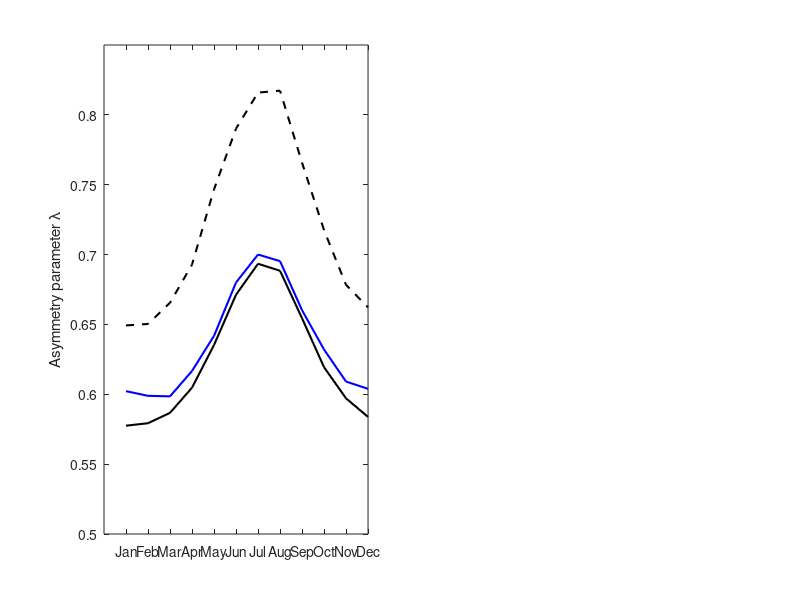

Reproduce this figure in MATLAB. (Note: this script raises an error after producing the figure.)
% plot the asymmetry at 500hPA for ncep2, erai, era5 for years 2009-2018 and the
% asymmetry predicted by the moist modal theory vs. moist turbulent theory

close all; clear

% averaging window

latN = 60; latS = 40;
lv =500;

% ncep2

load('data_ncep2/asymmetry_ncep2_xt.mat');
load('data_ncep2/asymmetry_ncep2_x.mat')

[~,lat30] = min(abs(lat-latS)); [~,latm30] = min(abs(lat+latS));
[~,lat70] = min(abs(lat-latN)); [~,latm70] = min(abs(lat+latN));

[~,p500] = min(abs(level-lv));

lambda_ncep2_NH_x = squeeze(mean(lambda_ncep2_x(lat70:lat30,p500,:),1));
lambda_ncep2_SH_x = squeeze(mean(lambda_ncep2_x(latm30:latm70,p500,:),1));

lambda_ncep2_NH_xt = squeeze(mean(lambda_ncep2_xt(lat70:lat30,p500,:),1));
lambda_ncep2_SH_xt = squeeze(mean(lambda_ncep2_xt(latm30:latm70,p500,:),1));

clear('level','lat','p500','lat30','lat70','latm30','latm70',...
    'lambda_ncep2_x','lambda_ncep2_xt');

% erai

load('data_erai/asymmetry_erai_NH_x.mat'); 
load('data_erai/asymmetry_erai_NH_xt.mat'); 

[~,lat30] = min(abs(lat-latS)); 
[~,lat70] = min(abs(lat-latN)); 

[~,p500] = min(abs(level-lv));

lambda_erai_NH_x = squeeze(mean(lambda_erai_NH_x(lat70:lat30,p500,:),1));
lambda_erai_NH_xt = squeeze(mean(lambda_erai_NH_xt(lat70:lat30,p500,:),1));

clear('level','lat','p500','lat30','lat70')

load('data_erai/asymmetry_erai_SH_x.mat'); 
load('data_erai/asymmetry_erai_SH_xt.mat');

[~,latm30] = min(abs(lat+latS));
[~,latm70] = min(abs(lat+latN));

[~,p500] = min(abs(level-lv));

lambda_erai_SH_x = squeeze(mean(lambda_erai_SH_x(latm30:latm70,p500,:),1));
lambda_erai_SH_xt = squeeze(mean(lambda_erai_SH_xt(latm30:latm70,p500,:),1));

clear('level','lat','p500','latm30','latm70')

% era5

load('data_era5/asymmetry_era5_NH_x.mat'); 
load('data_era5/asymmetry_era5_NH_xt.mat'); 

[~,lat30] = min(abs(lat-latS)); 
[~,lat70] = min(abs(lat-latN)); 
 
[~,p500] = min(abs(level-lv));


lambda_era5_NH_x = squeeze(mean(lambda_era5_NH_x(lat70:lat30,p500,:),1));
lambda_era5_NH_xt = squeeze(mean(lambda_era5_NH_xt(lat70:lat30,p500,:),1));

clear('level','lat','p500','lat30','lat70')

load('data_era5/asymmetry_era5_SH_x.mat'); 
load('data_era5/asymmetry_era5_SH_xt.mat');

[~,latm30] = min(abs(lat+latS));
[~,latm70] = min(abs(lat+latN));

[~,p500] = min(abs(level-lv));

lambda_era5_SH_x = squeeze(mean(lambda_era5_SH_x(latm30:latm70,p500,:),1));
lambda_era5_SH_xt = squeeze(mean(lambda_era5_SH_xt(latm30:latm70,p500,:),1));

clear('level','lat','p500','lat30','lat70')

% load theory

% load('data_theory/theory_NH.mat'); 
% load('data_theory/theory_SH.mat');
load('data_theory/theory_NH_complete2.mat'); 
load('data_theory/theory_SH_complete2.mat');
% load('data_theory/theory_NH_randn.mat'); 
% load('data_theory/theory_SH_randn.mat');
% load('data_theory/theory_NH_sin_k_rhs.mat');
% load('data_theory/theory_SH_sin_k_rhs.mat');
% % 
% 
% lambda_NH_theory_mid = lambda_NH_theory_500;
% lambda_SH_theory_mid = lambda_SH_theory_500;
% r_mid_NH = r_500_NH;
% r_mid_SH = r_500_SH;

lambda_NH_theory = lambda_NH_theory_mid;
lambda_SH_theory = lambda_SH_theory_mid;

load('data_theory/modal_theory_nh_N800_L32pi.mat');
lambda_NH_modal_theory = lambda; clear('lambda');
lambda_NH_modal_ZG = 1./(1+sqrt(r_mid_NH));
lambda_NH_modal_PG = 1./(1+r_mid_NH);
load('data_theory/modal_theory_sh_N800_L32pi.mat');
lambda_SH_modal_theory = lambda; clear('lambda');
lambda_SH_modal_ZG = 1./(1+sqrt(r_mid_SH));
lambda_SH_modal_PG = 1./(1+r_mid_SH);


% hfig = figure(1);
% pos = get(hfig,'position');
% set(hfig,'position',pos.*[.5 1 2 1])
% 
% subplot(1,2,1)
% 
% plot(lambda_ncep2_NH_x,'Linewidth',1.5,'Color','m'); hold on
% plot(lambda_ncep2_NH_xt,'Linewidth',1.5,'Color','m','linestyle',':'); hold on;
% plot(lambda_erai_NH_x,'Linewidth',1.5,'Color','r'); hold on;
% plot(lambda_erai_NH_xt,'linewidth',1.5,'Color','r','linestyle',':'); hold on;
% plot(lambda_era5_NH_x,'linewidth',1.5,'Color','g'); hold on;
% plot(lambda_era5_NH_xt,'linewidth',1.5,'Color','g','Linestyle',':'); hold on;
% plot(lambda_NH_theory,'linewidth',1.5,'Color','k'); hold on;
% plot(lambda_NH_modal_theory,'linewidth',1.5,'Color','k','Linestyle',':');hold on
% plot(lambda_NH_modal_ZG,'linewidth',1.5,'Color','k','Linestyle','--');hold on
% plot(lambda_NH_modal_PG,'linewidth',1.5,'Color','k','Linestyle','-.');hold on
% ylabel('\lambda'); ylim([0.5 1.0]) 
% set(gca,'xtick',1:12,...
%  'xticklabel',{'Jan','Feb','Mar','Apr','May','Jun','Jul','Aug','Sep','Oct','Nov','Dec'})
% set(gca,'Fontsize',10)
% legend('NCEP2(x)','NCEP2(xt)','ERAI(x)','ERAI(xt)','ERA5(x)','ERA5(xt)','Turb','Modal','ZG','PG','Location','Northwest'); legend boxoff
% %legend('NCEP2(x)','NCEP2(xt)','ERAI(x)','ERAI(xt)','ERA5(x)','ERA5(xt)','Turb','Modal','PG','Location','Northwest'); legend boxoff
% title(['\lambda (',num2str(lv),'hPa): ',num2str(latS),'-',num2str(latN),' NH'])
% set(gca,'box','off')
% 
% subplot(1,2,2)
% 
% plot(lambda_ncep2_SH_x,'Linewidth',1.5,'Color','m'); hold on
% plot(lambda_ncep2_SH_xt,'Linewidth',1.5,'Color','m','linestyle',':'); hold on;
% plot(lambda_erai_SH_x,'Linewidth',1.5,'Color','r'); hold on;
% plot(lambda_erai_SH_xt,'linewidth',1.5,'Color','r','linestyle',':'); hold on;
% plot(lambda_era5_SH_x,'linewidth',1.5,'Color','g'); hold on;
% plot(lambda_era5_SH_xt,'linewidth',1.5,'Color','g','Linestyle',':'); hold on;
% plot(lambda_SH_theory,'linewidth',1.5,'Color','k'); hold on;
% plot(lambda_SH_modal_theory,'linewidth',1.5,'Color','k','Linestyle',':'); hold on;
% plot(lambda_SH_modal_ZG,'linewidth',1.5,'Color','k','Linestyle','--');hold on
% plot(lambda_SH_modal_PG,'linewidth',1.5,'Color','k','Linestyle','-.');hold on
% ylabel('\lambda'); ylim([0.5 1.0])
% set(gca,'xtick',1:12,...
%  'xticklabel',{'Jan','Feb','Mar','Apr','May','Jun','Jul','Aug','Sep','Oct','Nov','Dec'})
% set(gca,'Fontsize',10)
% %legend('NCEP2(x)','NCEP2(xt)','ERAI(x)','ERAI(xt)','ERA5(x)','ERA5(xt)','Turb','Modal','ZG','PG','Location','Northeast'); legend boxoff
% title(['\lambda (',num2str(lv),'hPa): ',num2str(latS),'-',num2str(latN),' SH'])
% set(gca,'box','off')
% saveas(gcf,'/net/aimsir/archive1/mkohl/inversion/figures_paper/lambda_vs_seasonal_randn','epsc');

hfig = figure(1);
pos = get(hfig,'position');
set(hfig,'position',pos.*[.5 1 2 1])

subplot(1,2,1)

%plot(lambda_ncep2_NH_x,'Linewidth',1.5,'Color','m'); hold on
%plot(lambda_ncep2_NH_xt,'Linewidth',1.5,'Color','m','linestyle',':'); hold on;
%plot(lambda_erai_NH_x,'Linewidth',1.5,'Color','r'); hold on;
%plot(lambda_erai_NH_xt,'linewidth',1.5,'Color','r','linestyle',':'); hold on;
plot(lambda_era5_NH_x,'linewidth',1.5,'Color','b'); hold on;
%plot(lambda_era5_NH_xt,'linewidth',1.5,'Color','g','Linestyle',':'); hold on;
plot(lambda_NH_theory,'linewidth',1.5,'Color','k'); hold on;
plot(lambda_NH_modal_theory,'linewidth',1.5,'Color','k','Linestyle','--');hold on
%plot(lambda_NH_modal_ZG,'linewidth',1.5,'Color','k','Linestyle','--');hold on
%plot(lambda_NH_modal_PG,'linewidth',1.5,'Color','k','Linestyle','-.');hold on
ylabel('Asymmetry parameter \lambda'); ylim([0.5 0.85]) 
set(gca,'xtick',1:12,...
 'xticklabel',{'Jan','Feb','Mar','Apr','May','Jun','Jul','Aug','Sep','Oct','Nov','Dec'})
set(gca,'Fontsize',10)
%legend('NCEP2','ERAI','ERA5','Location','Northwest','Turb','Modal'); legend boxoff
legend('ERA5','Location','Northwest','1-D Toy Model','1-D Modal Theory'); legend boxoff
%legend('NCEP2(x)','NCEP2(xt)','ERAI(x)','ERAI(xt)','ERA5(x)','ERA5(xt)','Turb','Modal','PG','Location','Northwest'); legend boxoff
title(['\rm \lambda (',num2str(lv),'hPa): ',num2str(latS),'-',num2str(latN),' NH'])
set(gca,'box','off')

subplot(1,2,2)

%plot(lambda_ncep2_SH_x,'Linewidth',1.5,'Color','m'); hold on
%plot(lambda_ncep2_SH_xt,'Linewidth',1.5,'Color','m','linestyle',':'); hold on;
%plot(lambda_erai_SH_x,'Linewidth',1.5,'Color','r'); hold on;
%plot(lambda_erai_SH_xt,'linewidth',1.5,'Color','r','linestyle',':'); hold on;
plot(lambda_era5_SH_x,'linewidth',1.5,'Color','b'); hold on;
%plot(lambda_era5_SH_xt,'linewidth',1.5,'Color','g','Linestyle',':'); hold on;
plot(lambda_SH_theory,'linewidth',1.5,'Color','k'); hold on;
plot(lambda_SH_modal_theory,'linewidth',1.5,'Color','k','Linestyle','--'); hold on;
%plot(lambda_SH_modal_ZG,'linewidth',1.5,'Color','k','Linestyle','--');hold on
%plot(lambda_SH_modal_PG,'linewidth',1.5,'Color','k','Linestyle','-.');hold on
ylabel('Asymmetry parameter \lambda'); ylim([0.5 0.85])
set(gca,'xtick',1:12,...
 'xticklabel',{'Jan','Feb','Mar','Apr','May','Jun','Jul','Aug','Sep','Oct','Nov','Dec'})
set(gca,'Fontsize',10)
%legend('NCEP2(x)','NCEP2(xt)','ERAI(x)','ERAI(xt)','ERA5(x)','ERA5(xt)','Turb','Modal','ZG','PG','Location','Northeast'); legend boxoff
legend('ERA5','Location','Northwest','1-D Toy Model','1-D Modal Theory'); legend boxoff
title(['\rm \lambda (',num2str(lv),'hPa): ',num2str(latS),'-',num2str(latN),' SH'])
set(gca,'box','off')
saveas(gcf,'/net/aimsir/archive1/mkohl/inversion/figures_paper/lambda_seasonal_reanalysis_vs_theory','epsc');
%saveas(gcf,[pwd,'/AOFD2022/lambda_season_vs_theory_all_reanalysis'],'epsc');
%saveas(gcf,[pwd,'/AOFD2022/lambda_season_vs_theory_only_era5'],'epsc');




hfig = figure(2);
pos = get(hfig,'position');
set(hfig,'position',pos.*[.5 1 2 1])

subplot(1,2,1)

plot(lambda_ncep2_NH_x,'Linewidth',1.5,'Color','m'); hold on
%plot(lambda_ncep2_NH_xt,'Linewidth',1.5,'Color','m','linestyle',':'); hold on;
plot(lambda_erai_NH_x,'Linewidth',1.5,'Color','r'); hold on;
%plot(lambda_erai_NH_xt,'linewidth',1.5,'Color','r','linestyle',':'); hold on;
plot(lambda_era5_NH_x,'linewidth',1.5,'Color','g'); hold on;
%plot(lambda_era5_NH_xt,'linewidth',1.5,'Color','g','Linestyle',':'); hold on;
plot(lambda_NH_theory,'linewidth',1.5,'Color','k'); hold on;
plot(lambda_NH_modal_theory,'linewidth',1.5,'Color','k','Linestyle',':');hold on
plot(lambda_NH_modal_ZG,'linewidth',1.5,'Color','k','Linestyle','--');hold on
plot(lambda_NH_modal_PG,'linewidth',1.5,'Color','k','Linestyle','-.');hold on
ylabel('\lambda'); ylim([0.5 1.0]) 
set(gca,'xtick',1:12,...
 'xticklabel',{'Jan','Feb','Mar','Apr','May','Jun','Jul','Aug','Sep','Oct','Nov','Dec'})
set(gca,'Fontsize',10)
legend('NCEP2(x)','ERAI(x)','ERA5(x)','Turb','Modal','ZG','PG','Location','Northwest'); legend boxoff
%legend('NCEP2(x)','NCEP2(xt)','ERAI(x)','ERAI(xt)','ERA5(x)','ERA5(xt)','Turb','Modal','PG','Location','Northwest'); legend boxoff
title(['\lambda (',num2str(lv),'hPa): ',num2str(latS),'-',num2str(latN),' NH'])
set(gca,'box','off')

subplot(1,2,2)

plot(lambda_ncep2_SH_x,'Linewidth',1.5,'Color','m'); hold on
%plot(lambda_ncep2_SH_xt,'Linewidth',1.5,'Color','m','linestyle',':'); hold on;
plot(lambda_erai_SH_x,'Linewidth',1.5,'Color','r'); hold on;
%plot(lambda_erai_SH_xt,'linewidth',1.5,'Color','r','linestyle',':'); hold on;
plot(lambda_era5_SH_x,'linewidth',1.5,'Color','g'); hold on;
%plot(lambda_era5_SH_xt,'linewidth',1.5,'Color','g','Linestyle',':'); hold on;
plot(lambda_SH_theory,'linewidth',1.5,'Color','k'); hold on;
plot(lambda_SH_modal_theory,'linewidth',1.5,'Color','k','Linestyle',':'); hold on;
plot(lambda_SH_modal_ZG,'linewidth',1.5,'Color','k','Linestyle','--');hold on
plot(lambda_SH_modal_PG,'linewidth',1.5,'Color','k','Linestyle','-.');hold on
ylabel('\lambda'); ylim([0.5 1.0])
set(gca,'xtick',1:12,...
 'xticklabel',{'Jan','Feb','Mar','Apr','May','Jun','Jul','Aug','Sep','Oct','Nov','Dec'})
set(gca,'Fontsize',10)
%legend('NCEP2(x)','NCEP2(xt)','ERAI(x)','ERAI(xt)','ERA5(x)','ERA5(xt)','Turb','Modal','ZG','PG','Location','Northeast'); legend boxoff
title(['\lambda (',num2str(lv),'hPa): ',num2str(latS),'-',num2str(latN),' SH'])
set(gca,'box','off')
saveas(gcf,'/net/aimsir/archive1/mkohl/inversion/figures_paper/lambda_seasonal_reanalysis_vs_theory','epsc');



hfig = figure(2);
pos = get(hfig,'position');
set(hfig,'position',pos.*[.5 1 2 1])

subplot(1,2,1)
plot(r_mid_NH,'linewidth',1.5)
set(gca,'xtick',1:12,...
 'xticklabel',{'Jan','Feb','Mar','Apr','May','Jun','Jul','Aug','Sep','Oct','Nov','Dec'})
set(gca,'Fontsize',10)
ylabel('r')
title('Northern Hemisphere')

subplot(1,2,2)
plot(r_mid_SH,'linewidth',1.5)
set(gca,'xtick',1:12,...
 'xticklabel',{'Jan','Feb','Mar','Apr','May','Jun','Jul','Aug','Sep','Oct','Nov','Dec'})
set(gca,'Fontsize',10)
ylabel('r')
title('Southern Hemisphere')

hfig = figure(3);
pos = get(hfig,'position');
set(hfig,'position',pos.*[.5 1 2 1])

subplot(1,2,1)
plot(L_mid_NH/1000,'linewidth',1.5)
set(gca,'xtick',1:12,...
 'xticklabel',{'Jan','Feb','Mar','Apr','May','Jun','Jul','Aug','Sep','Oct','Nov','Dec'})
set(gca,'Fontsize',10)
ylabel('L_D(km)')
title('Northern Hemisphere')

subplot(1,2,2)
plot(-L_mid_SH/1000,'linewidth',1.5)
set(gca,'xtick',1:12,...
 'xticklabel',{'Jan','Feb','Mar','Apr','May','Jun','Jul','Aug','Sep','Oct','Nov','Dec'})
set(gca,'Fontsize',10)
ylabel('L_D(km)')
title('Southern Hemisphere')

hfig = figure(4);
pos = get(hfig,'position');
set(hfig,'position',pos.*[.5 1 2 1])

subplot(1,2,1)
plot(k_NH_mid.*L_mid_NH,'linewidth',1.5)
set(gca,'xtick',1:12,...
 'xticklabel',{'Jan','Feb','Mar','Apr','May','Jun','Jul','Aug','Sep','Oct','Nov','Dec'})
set(gca,'Fontsize',10)
ylabel('k(ND)')
title('Northern Hemisphere')

subplot(1,2,2)
plot(-k_SH_mid.*L_mid_SH,'linewidth',1.5)
set(gca,'xtick',1:12,...
 'xticklabel',{'Jan','Feb','Mar','Apr','May','Jun','Jul','Aug','Sep','Oct','Nov','Dec'})
set(gca,'Fontsize',10)
ylabel('k(ND)')
title('Southern Hemisphere')